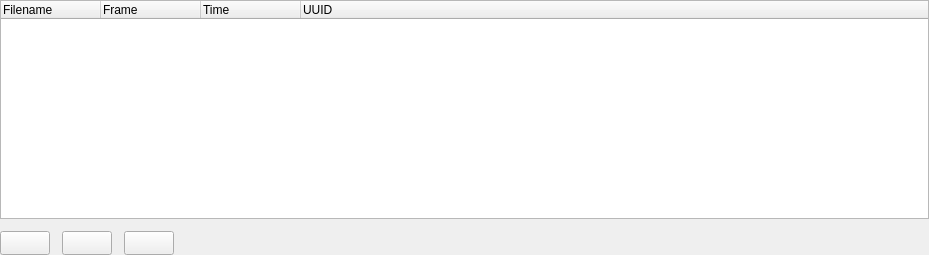
<?xml version="1.0" encoding="UTF-8"?>
<ui version="4.0">
 <class>TTMarkerListWidget</class>
 <widget class="QWidget" name="TTMarkerListWidget">
  <property name="geometry">
   <rect>
    <x>0</x>
    <y>0</y>
    <width>929</width>
    <height>255</height>
   </rect>
  </property>
  <property name="sizePolicy">
   <sizepolicy hsizetype="Preferred" vsizetype="Preferred">
    <horstretch>1</horstretch>
    <verstretch>1</verstretch>
   </sizepolicy>
  </property>
  <property name="minimumSize">
   <size>
    <width>620</width>
    <height>100</height>
   </size>
  </property>
  <property name="baseSize">
   <size>
    <width>620</width>
    <height>120</height>
   </size>
  </property>
  <property name="windowTitle">
   <string>Form</string>
  </property>
  <layout class="QGridLayout" name="gridLayout">
   <property name="leftMargin">
    <number>0</number>
   </property>
   <property name="topMargin">
    <number>0</number>
   </property>
   <property name="rightMargin">
    <number>0</number>
   </property>
   <property name="bottomMargin">
    <number>0</number>
   </property>
   <property name="spacing">
    <number>12</number>
   </property>
   <item row="0" column="0" colspan="5">
    <widget class="QTreeWidget" name="markerListView">
     <property name="focusPolicy">
      <enum>Qt::StrongFocus</enum>
     </property>
     <property name="contextMenuPolicy">
      <enum>Qt::CustomContextMenu</enum>
     </property>
     <property name="frameShape">
      <enum>QFrame::StyledPanel</enum>
     </property>
     <property name="frameShadow">
      <enum>QFrame::Plain</enum>
     </property>
     <property name="rootIsDecorated">
      <bool>false</bool>
     </property>
     <property name="itemsExpandable">
      <bool>false</bool>
     </property>
     <property name="sortingEnabled">
      <bool>false</bool>
     </property>
     <property name="columnCount">
      <number>4</number>
     </property>
     <column>
      <property name="text">
       <string>Filename</string>
      </property>
     </column>
     <column>
      <property name="text">
       <string>Frame</string>
      </property>
     </column>
     <column>
      <property name="text">
       <string>Time</string>
      </property>
     </column>
     <column>
      <property name="text">
       <string>UUID</string>
      </property>
     </column>
    </widget>
   </item>
   <item row="1" column="0">
    <widget class="QPushButton" name="pbEntryUp">
     <property name="sizePolicy">
      <sizepolicy hsizetype="Preferred" vsizetype="Preferred">
       <horstretch>0</horstretch>
       <verstretch>0</verstretch>
      </sizepolicy>
     </property>
     <property name="minimumSize">
      <size>
       <width>50</width>
       <height>24</height>
      </size>
     </property>
     <property name="maximumSize">
      <size>
       <width>50</width>
       <height>24</height>
      </size>
     </property>
     <property name="sizeIncrement">
      <size>
       <width>1</width>
       <height>1</height>
      </size>
     </property>
     <property name="baseSize">
      <size>
       <width>60</width>
       <height>32</height>
      </size>
     </property>
     <property name="text">
      <string/>
     </property>
     <property name="icon">
      <iconset resource="audiofilelistwidget.qrc">
       <normaloff>:/pixmaps/pixmaps/uparrow_18.xpm</normaloff>:/pixmaps/pixmaps/uparrow_18.xpm</iconset>
     </property>
     <property name="iconSize">
      <size>
       <width>12</width>
       <height>12</height>
      </size>
     </property>
    </widget>
   </item>
   <item row="1" column="1">
    <widget class="QPushButton" name="pbEntryDown">
     <property name="sizePolicy">
      <sizepolicy hsizetype="Preferred" vsizetype="Preferred">
       <horstretch>0</horstretch>
       <verstretch>0</verstretch>
      </sizepolicy>
     </property>
     <property name="minimumSize">
      <size>
       <width>50</width>
       <height>24</height>
      </size>
     </property>
     <property name="maximumSize">
      <size>
       <width>50</width>
       <height>24</height>
      </size>
     </property>
     <property name="sizeIncrement">
      <size>
       <width>1</width>
       <height>1</height>
      </size>
     </property>
     <property name="baseSize">
      <size>
       <width>60</width>
       <height>32</height>
      </size>
     </property>
     <property name="text">
      <string/>
     </property>
     <property name="icon">
      <iconset resource="audiofilelistwidget.qrc">
       <normaloff>:/pixmaps/pixmaps/downarrow_18.xpm</normaloff>:/pixmaps/pixmaps/downarrow_18.xpm</iconset>
     </property>
     <property name="iconSize">
      <size>
       <width>12</width>
       <height>12</height>
      </size>
     </property>
    </widget>
   </item>
   <item row="1" column="2">
    <widget class="QPushButton" name="pbEntryDelete">
     <property name="sizePolicy">
      <sizepolicy hsizetype="Preferred" vsizetype="Preferred">
       <horstretch>0</horstretch>
       <verstretch>0</verstretch>
      </sizepolicy>
     </property>
     <property name="minimumSize">
      <size>
       <width>50</width>
       <height>24</height>
      </size>
     </property>
     <property name="maximumSize">
      <size>
       <width>50</width>
       <height>24</height>
      </size>
     </property>
     <property name="sizeIncrement">
      <size>
       <width>1</width>
       <height>1</height>
      </size>
     </property>
     <property name="baseSize">
      <size>
       <width>60</width>
       <height>32</height>
      </size>
     </property>
     <property name="text">
      <string/>
     </property>
     <property name="icon">
      <iconset resource="audiofilelistwidget.qrc">
       <normaloff>:/pixmaps/pixmaps/cancel_18.xpm</normaloff>:/pixmaps/pixmaps/cancel_18.xpm</iconset>
     </property>
     <property name="iconSize">
      <size>
       <width>12</width>
       <height>12</height>
      </size>
     </property>
    </widget>
   </item>
   <item row="1" column="3">
    <spacer name="horizontalSpacer">
     <property name="orientation">
      <enum>Qt::Horizontal</enum>
     </property>
     <property name="sizeHint" stdset="0">
      <size>
       <width>676</width>
       <height>20</height>
      </size>
     </property>
    </spacer>
   </item>
  </layout>
  <action name="actionItemUp">
   <property name="icon">
    <iconset resource="audiofilelistwidget.qrc">
     <normaloff>:/pixmaps/pixmaps/uparrow_18.xpm</normaloff>:/pixmaps/pixmaps/uparrow_18.xpm</iconset>
   </property>
   <property name="text">
    <string>Move &amp;Up</string>
   </property>
   <property name="toolTip">
    <string>Move selected marker one position upward</string>
   </property>
  </action>
  <action name="actionItemDelete">
   <property name="icon">
    <iconset resource="audiofilelistwidget.qrc">
     <normaloff>:/pixmaps/pixmaps/cancel_18.xpm</normaloff>:/pixmaps/pixmaps/cancel_18.xpm</iconset>
   </property>
   <property name="text">
    <string>&amp;Delete</string>
   </property>
   <property name="toolTip">
    <string>Remove selected marker from list</string>
   </property>
  </action>
  <action name="actionItemDown">
   <property name="icon">
    <iconset resource="audiofilelistwidget.qrc">
     <normaloff>:/pixmaps/pixmaps/downarrow_18.xpm</normaloff>:/pixmaps/pixmaps/downarrow_18.xpm</iconset>
   </property>
   <property name="text">
    <string>Move d&amp;own</string>
   </property>
   <property name="toolTip">
    <string>Move selected marker one position down</string>
   </property>
  </action>
 </widget>
 <resources>
  <include location="audiofilelistwidget.qrc"/>
 </resources>
 <connections>
  <connection>
   <sender>actionItemDown</sender>
   <signal>triggered()</signal>
   <receiver>TTMarkerListWidget</receiver>
   <slot>onItemDown()</slot>
   <hints>
    <hint type="sourcelabel">
     <x>-1</x>
     <y>-1</y>
    </hint>
    <hint type="destinationlabel">
     <x>464</x>
     <y>127</y>
    </hint>
   </hints>
  </connection>
  <connection>
   <sender>actionItemUp</sender>
   <signal>triggered()</signal>
   <receiver>TTMarkerListWidget</receiver>
   <slot>onItemUp()</slot>
   <hints>
    <hint type="sourcelabel">
     <x>-1</x>
     <y>-1</y>
    </hint>
    <hint type="destinationlabel">
     <x>464</x>
     <y>127</y>
    </hint>
   </hints>
  </connection>
  <connection>
   <sender>actionItemDelete</sender>
   <signal>triggered()</signal>
   <receiver>TTMarkerListWidget</receiver>
   <slot>onRemoveItem()</slot>
   <hints>
    <hint type="sourcelabel">
     <x>-1</x>
     <y>-1</y>
    </hint>
    <hint type="destinationlabel">
     <x>464</x>
     <y>127</y>
    </hint>
   </hints>
  </connection>
  <connection>
   <sender>pbEntryUp</sender>
   <signal>clicked()</signal>
   <receiver>TTMarkerListWidget</receiver>
   <slot>onItemUp()</slot>
   <hints>
    <hint type="sourcelabel">
     <x>21</x>
     <y>240</y>
    </hint>
    <hint type="destinationlabel">
     <x>200</x>
     <y>220</y>
    </hint>
   </hints>
  </connection>
  <connection>
   <sender>pbEntryDown</sender>
   <signal>clicked()</signal>
   <receiver>TTMarkerListWidget</receiver>
   <slot>onItemDown()</slot>
   <hints>
    <hint type="sourcelabel">
     <x>80</x>
     <y>238</y>
    </hint>
    <hint type="destinationlabel">
     <x>317</x>
     <y>226</y>
    </hint>
   </hints>
  </connection>
  <connection>
   <sender>pbEntryDelete</sender>
   <signal>clicked()</signal>
   <receiver>TTMarkerListWidget</receiver>
   <slot>onRemoveItem()</slot>
   <hints>
    <hint type="sourcelabel">
     <x>130</x>
     <y>238</y>
    </hint>
    <hint type="destinationlabel">
     <x>475</x>
     <y>225</y>
    </hint>
   </hints>
  </connection>
  <connection>
   <sender>markerListView</sender>
   <signal>doubleClicked(QModelIndex)</signal>
   <receiver>TTMarkerListWidget</receiver>
   <slot>onActivateMarker()</slot>
   <hints>
    <hint type="sourcelabel">
     <x>164</x>
     <y>91</y>
    </hint>
    <hint type="destinationlabel">
     <x>1</x>
     <y>123</y>
    </hint>
   </hints>
  </connection>
  <connection>
   <sender>markerListView</sender>
   <signal>customContextMenuRequested(QPoint)</signal>
   <receiver>TTMarkerListWidget</receiver>
   <slot>onContextMenuRequest(QPoint)</slot>
   <hints>
    <hint type="sourcelabel">
     <x>616</x>
     <y>157</y>
    </hint>
    <hint type="destinationlabel">
     <x>640</x>
     <y>220</y>
    </hint>
   </hints>
  </connection>
 </connections>
 <slots>
  <slot>onItemUp()</slot>
  <slot>onItemDown()</slot>
  <slot>onRemoveItem()</slot>
  <slot>onActivateMarker()</slot>
  <slot>onContextMenuRequest(QPoint)</slot>
 </slots>
</ui>
